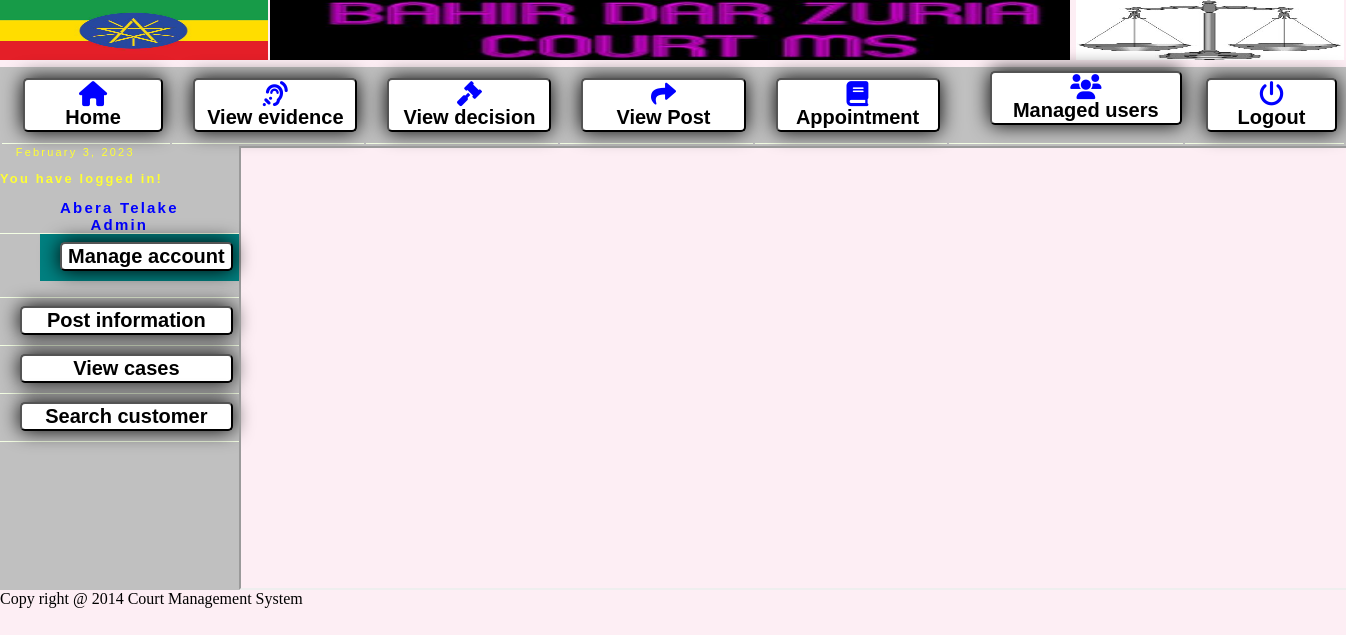
The page /admin_h.php (signed in) on the database its author committed.
### tables this page shows
CREATE TABLE `createaccount` (
  `id` int(10) NOT NULL,
  `first_name` varchar(100) NOT NULL,
  `last_name` varchar(100) NOT NULL,
  `sex` varchar(6) NOT NULL,
  `age` int(3) NOT NULL,
  `email` varchar(250) NOT NULL,
  `p_number` int(13) NOT NULL,
  `password` varchar(50) NOT NULL,
  `user_name` varchar(100) NOT NULL,
  `status` varchar(20) NOT NULL,
  `date` date NOT NULL DEFAULT current_timestamp(),
  `advo_ID` int(15) NOT NULL,
  `appoID` int(12) NOT NULL,
  `assignedID` int(11) NOT NULL,
  `caseID` int(12) NOT NULL,
  `deciID` int(12) NOT NULL,
  `defID` int(12) NOT NULL,
  `eviID` int(12) NOT NULL
);

### admin_h.php (the view, shortened to what this page needs)
<?php
  require_once 'dbconfig.php';
?>
 <!DOCTYPE HTML PUBLIC "-//W3C//DTD HTML 4.0 Transitional//EN">
 <HTML>
<HEAD>
<link rel="stylesheet" href="../css/allpages.css" type="text/css" />
<link rel="stylesheet" href="css/allpages.css" type="text/css" />
<link rel="stylesheet" href="css/lightbox.css" type="text/css" />
<link rel="stylesheet" href="css/link.css" type="text/css" />
	<link rel="stylesheet" href="common/css/all.css" >
</head>
<body>
<table width="100%" border="0" cellspacing="0" cellpadding="0">
   <tr>
     <td> <h1 class="subHeader style4"><font size="6"><img src="image/3.png" alt="Header image" width="268" height="60" border="0" /></h1>
  </td>
     <td> <h1 class="subHeader style4"><font size="6"><img src="image/f.jpg" alt="Header image" width="800" height="60" border="0" /></h1></td>
     <td> <h1 class="subHeader style4"><font size="6"><img src="justice.jpg" alt="Header image" width="268" height="60" border="0" /></h1>
  </td>
  </tr>
  </table>
  <table width="100%" border="0" cellspacing="0" cellpadding="0">
   <tr bgcolor="Silver" style="height:7%;"><td colspan="8">
   <table width="100%" id="navigation">
	  <td width="161"><a href="PADMIN.php" target="myframe"class="navText style2"><button style="box-shadow:rgba(0,0,0,1) 0px 0px 20px;width:100%; height:100%;background-color:white;border-radius:5px;color:black;font-size:20px;font-weight:bold"><i style="color:blue;font-size:25px"class="fa-solid fa-home"></i></br>Home</button></a></td>
	 <td width="184"  ><a href="viewdecisiona.php" target="myframe"><button style="box-shadow:rgba(0,0,0,1) 0px 0px 20px;width:100%; height:100%;background-color:white;border-radius:5px;color:black;font-size:20px;font-weight:bold"><i style="color:blue;font-size:25px"class="fa-solid fa-assistive-listening-systems"></i></br>View evidence</button></a></td>
	 <td width="184"  ><a href="viewdecisiont.php" target="myframe"><button style="box-shadow:rgba(0,0,0,1) 0px 0px 20px;width:100%; height:100%;background-color:white;border-radius:5px;color:black;font-size:20px;font-weight:bold"><i style="color:blue;font-size:25px"class="fa-solid fa-legal"></i></br>View decision</button></a></td>
       <td width="184"  ><a href="displayInfo.php" target="myframe"><button style="box-shadow:rgba(0,0,0,1) 0px 0px 20px;width:100%; height:100%;background-color:white;border-radius:5px;color:black;font-size:20px;font-weight:bold"><i style="color:blue;font-size:25px"class="fa-solid fa-share"></i></br>View Post</button></a></td>
      <td width="184" ><a href="appointco.php" target="myframe"><button style="box-shadow:rgba(0,0,0,1) 0px 0px 20px;width:100%; height:100%;background-color:white;border-radius:5px;color:black;font-size:20px;font-weight:bold"><i style="color:blue;font-size:25px"class="fa-solid fa-book"></i></br>Appointment</button></a></td>
	    <td width="225" height="20px" align="center" ><ul>
		<li><button style="box-shadow:rgba(0,0,0,1) 0px 0px 20px;width:100%; height:100%;background-color:white;border-radius:5px;color:black;font-size:20px;font-weight:bold"><i style="color:blue;font-size:25px"class="fa-solid fa-users"></i></br>Managed users</button>
		</li>
	</ul></td>
	   <td width="152" ><a href="logout.php"><button style="box-shadow:rgba(0,0,0,1) 0px 0px 20px;width:100%; height:100%;background-color:white;border-radius:5px;color:black;font-size:20px;font-weight:bold"><i style="color:blue;font-size:25px"class="fa-solid fa-power-off"></i></br>Logout</button></a></td>
     </tr>
	 </table>
  <tr><td width="230" valign="top" bgcolor="Silver">
  <table width="230" cellpadding="0" cellspacing="0" id="navigation">
   <tr>
        <td width="158" height="21"  id="dateformat" style="background-color:Silver">&nbsp;&nbsp;
 <?php if (isset($_SESSION['success'])) : ?>
            <div class="error success" >
                <h3>
                    <?php
                        echo $_SESSION['success'];
                    ?>
                </h3>
            </div>
        <?php endif ?>
        <?php  if (isset($_SESSION['user_name'])):
    $sqs= "SELECT  * FROM createaccount";
	mysqli_select_db($db, 'brcourt');
	if($result = mysqli_query($db, $sqs)){
	while($row1 = mysqli_fetch_assoc($result)){
if($row1['status']=='Admin'&&$row1['user_name']==$_SESSION['user_name']){
		?>
 <center>
<p>
<?php echo "<div style='font-size:15px;font-weight:bold;color:blue'>".$row1['first_name']."&nbsp;".$row1['last_name']; ?>
           <br>
	<?php echo $row1['status'];}}}?>
	</div>
            </p>
</center>
        <?php endif ?>
	  </td>
        </tr>
        <tr><td width="225" height="20" align="center" ><ul>
		<li><a href="#"><button style="box-shadow:rgba(0,0,0,1) 0px 0px 20px;width:100%; height:100%;background-color:white;border-radius:5px;color:black;font-size:20px;font-weight:bold">Manage account</button></a>
		</li>
	</ul></td></tr>
	    <tr>
          <td width="225" align="center"><a href="post.php" target="myframe" class="navText style11"><button style="box-shadow:rgba(0,0,0,1) 0px 0px 20px;width:100%; height:100%;background-color:white;border-radius:5px;color:black;font-size:20px;font-weight:bold">Post information</button></a></td>
        </tr>
		 <tr>
          <td width="225" align="center"><a href="1viewcasea.php" target="myframe" class="navText style11"><button style="box-shadow:rgba(0,0,0,1) 0px 0px 20px;width:100%; height:100%;background-color:white;border-radius:5px;color:black;font-size:20px;font-weight:bold">View cases</button></a></td>
        </tr>
        <tr>
          <td width="225" align="center"><a href="1search.php" target="myframe" class="navText style11"><font size="4">
		  <button style="box-shadow:rgba(0,0,0,1) 0px 0px 20px;width:100%; height:100%;background-color:white;border-radius:5px;color:black;font-size:20px;font-weight:bold">Search customer</button></a></td>
        </tr>
       </table>
 </td>
     <td colspan="5" valign="top">
<iframe  src="PADMIN.php" name="myframe" frameborder="1" height="440" width="100%"></iframe>  </tr>
           <tr>
          <td height="60px" colspan="6" align="center" bgcolor="#330000">
            <marquee behavior="alternate">
      Copy right @ 2014 Court  Management System
            </marquee>
          </span> </td>
  </tr>
</body>
</html>

### css/allpages.css (style rules this page uses)
body { background-image:url('./image/1.png'); background-size:cover; margin:0px; }
td { font:14px, bold, "Times New Roman", Times, serif, Helvetica, sans-serif; color:#000000; }
a { color: #993300; }
#navigation td { border-bottom: 1px solid #F4FFE4; color:#FFFF33; }
#navigation a { font: bold 13px "Times New Roman", Times, serif, Helvetica, sans-serif; color: #D5EDB3; line-height:16px; letter-spacing:.1em; text-decoration: none; display:block; padding:8px 6px 10px 20px; }
#dateformat { font:11px Arial, Helvetica, sans-serif; color: #993300; letter-spacing:.2em; }
.subHeader { font:bold 11px Arial, Helvetica, sans-serif; color: #993300; line-height:22px; letter-spacing:.2em; }
.navText { font: 11px Arial, Helvetica, sans-serif; color: #003366; line-height:16px; letter-spacing:.1em; text-decoration: none; }
ul li { display: block;position: relative;float: center;border:0px solid #ffffff }
ul li a { display: block;background: #008080;text-decoration: none; white-space: nowrap;color: #333366; }

### admin_h.php (style rules this page uses)
.style4 { font-size: 24px }

### rows shown on the page
createaccount: first_name "Abera", last_name "Telake", status "Admin"

### other values the page prints
$_SESSION['success'] "You have logged in!"
